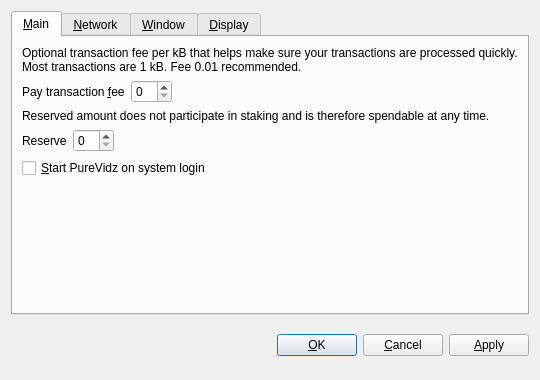
<?xml version="1.0" encoding="UTF-8"?>
<ui version="4.0">
 <class>OptionsDialog</class>
 <widget class="QDialog" name="OptionsDialog">
  <property name="geometry">
   <rect>
    <x>0</x>
    <y>0</y>
    <width>540</width>
    <height>380</height>
   </rect>
  </property>
  <property name="windowTitle">
   <string>Options</string>
  </property>
  <property name="modal">
   <bool>true</bool>
  </property>
  <layout class="QVBoxLayout" name="verticalLayout">
   <item>
    <widget class="QTabWidget" name="tabWidget">
     <property name="tabPosition">
      <enum>QTabWidget::North</enum>
     </property>
     <property name="currentIndex">
      <number>0</number>
     </property>
     <widget class="QWidget" name="tabMain">
      <attribute name="title">
       <string>&amp;Main</string>
      </attribute>
      <layout class="QVBoxLayout" name="verticalLayout_Main">
       <item>
        <widget class="QLabel" name="transactionFeeInfoLabel">
         <property name="text">
          <string>Optional transaction fee per kB that helps make sure your transactions are processed quickly. Most transactions are 1 kB. Fee 0.01 recommended.</string>
         </property>
         <property name="textFormat">
          <enum>Qt::PlainText</enum>
         </property>
         <property name="wordWrap">
          <bool>true</bool>
         </property>
        </widget>
       </item>
       <item>
        <layout class="QHBoxLayout" name="horizontalLayoutFee">
         <item>
          <widget class="QLabel" name="transactionFeeLabel">
           <property name="text">
            <string>Pay transaction &amp;fee</string>
           </property>
           <property name="textFormat">
            <enum>Qt::PlainText</enum>
           </property>
           <property name="buddy">
            <cstring>transactionFee</cstring>
           </property>
          </widget>
         </item>
         <item>
          <widget class="BitcoinAmountField" name="transactionFee"/>
         </item>
         <item>
          <spacer name="horizontalSpacerFee">
           <property name="orientation">
            <enum>Qt::Horizontal</enum>
           </property>
           <property name="sizeHint" stdset="0">
            <size>
             <width>40</width>
             <height>20</height>
            </size>
           </property>
          </spacer>
         </item>
        </layout>
       </item>
       <item>
        <widget class="QLabel" name="reserveBalanceInfoLabel">
         <property name="text">
          <string>Reserved amount does not participate in staking and is therefore spendable at any time.</string>
         </property>
         <property name="textFormat">
          <enum>Qt::PlainText</enum>
         </property>
         <property name="wordWrap">
          <bool>true</bool>
         </property>
        </widget>
       </item>
       <item>
        <layout class="QHBoxLayout" name="horizontalLayoutReserveBalance">
         <item>
          <widget class="QLabel" name="reserveBalanceLabel">
           <property name="text">
            <string>Reserve</string>
           </property>
           <property name="textFormat">
            <enum>Qt::PlainText</enum>
           </property>
           <property name="buddy">
            <cstring>reserveBalance</cstring>
           </property>
          </widget>
         </item>
         <item>
          <widget class="BitcoinAmountField" name="reserveBalance"/>
         </item>
         <item>
          <spacer name="horizontalSpacerReserveBalance">
           <property name="orientation">
            <enum>Qt::Horizontal</enum>
           </property>
           <property name="sizeHint" stdset="0">
            <size>
             <width>40</width>
             <height>20</height>
            </size>
           </property>
          </spacer>
         </item>
        </layout>
       </item>
       <item>
        <widget class="QCheckBox" name="bitcoinAtStartup">
         <property name="toolTip">
          <string>Automatically start PureVidz after logging in to the system.</string>
         </property>
         <property name="text">
          <string>&amp;Start PureVidz on system login</string>
         </property>
        </widget>
       </item>
       <item>
        <spacer name="verticalSpacer_Main">
         <property name="orientation">
          <enum>Qt::Vertical</enum>
         </property>
         <property name="sizeHint" stdset="0">
          <size>
           <width>20</width>
           <height>40</height>
          </size>
         </property>
        </spacer>
       </item>
      </layout>
     </widget>
     <widget class="QWidget" name="tabNetwork">
      <attribute name="title">
       <string>&amp;Network</string>
      </attribute>
      <layout class="QVBoxLayout" name="verticalLayout_Network">
       <item>
        <widget class="QCheckBox" name="mapPortUpnp">
         <property name="toolTip">
          <string>Automatically open the PureVidz client port on the router. This only works when your router supports UPnP and it is enabled.</string>
         </property>
         <property name="text">
          <string>Map port using &amp;UPnP</string>
         </property>
        </widget>
       </item>
       <item>
        <widget class="QCheckBox" name="connectSocks">
         <property name="toolTip">
          <string>Connect to the PureVidz network through a SOCKS5 proxy (e.g. when connecting through Tor).</string>
         </property>
         <property name="text">
          <string>&amp;Connect through SOCKS5 proxy:</string>
         </property>
        </widget>
       </item>
       <item>
        <layout class="QHBoxLayout" name="horizontalLayout_Network">
         <item>
          <widget class="QLabel" name="proxyIpLabel">
           <property name="text">
            <string>Proxy &amp;IP:</string>
           </property>
           <property name="textFormat">
            <enum>Qt::PlainText</enum>
           </property>
           <property name="buddy">
            <cstring>proxyIp</cstring>
           </property>
          </widget>
         </item>
         <item>
          <widget class="QValidatedLineEdit" name="proxyIp">
           <property name="maximumSize">
            <size>
             <width>140</width>
             <height>16777215</height>
            </size>
           </property>
           <property name="toolTip">
            <string>IP address of the proxy (e.g. 127.0.0.1)</string>
           </property>
          </widget>
         </item>
         <item>
          <widget class="QLabel" name="proxyPortLabel">
           <property name="text">
            <string>&amp;Port:</string>
           </property>
           <property name="textFormat">
            <enum>Qt::PlainText</enum>
           </property>
           <property name="buddy">
            <cstring>proxyPort</cstring>
           </property>
          </widget>
         </item>
         <item>
          <widget class="QLineEdit" name="proxyPort">
           <property name="maximumSize">
            <size>
             <width>55</width>
             <height>16777215</height>
            </size>
           </property>
           <property name="toolTip">
            <string>Port of the proxy (e.g. 9050)</string>
           </property>
          </widget>
         </item>
         <item>
          <spacer name="horizontalSpacer_Network">
           <property name="orientation">
            <enum>Qt::Horizontal</enum>
           </property>
           <property name="sizeHint" stdset="0">
            <size>
             <width>40</width>
             <height>20</height>
            </size>
           </property>
          </spacer>
         </item>
        </layout>
       </item>
       <item>
        <spacer name="verticalSpacer_Network">
         <property name="orientation">
          <enum>Qt::Vertical</enum>
         </property>
         <property name="sizeHint" stdset="0">
          <size>
           <width>20</width>
           <height>40</height>
          </size>
         </property>
        </spacer>
       </item>
      </layout>
     </widget>
     <widget class="QWidget" name="tabWindow">
      <attribute name="title">
       <string>&amp;Window</string>
      </attribute>
      <layout class="QVBoxLayout" name="verticalLayout_Window">
       <item>
        <widget class="QCheckBox" name="minimizeToTray">
         <property name="toolTip">
          <string>Show only a tray icon after minimizing the window.</string>
         </property>
         <property name="text">
          <string>&amp;Minimize to the tray instead of the taskbar</string>
         </property>
        </widget>
       </item>
       <item>
        <widget class="QCheckBox" name="minimizeOnClose">
         <property name="toolTip">
          <string>Minimize instead of exit the application when the window is closed. When this option is enabled, the application will be closed only after selecting Quit in the menu.</string>
         </property>
         <property name="text">
          <string>M&amp;inimize on close</string>
         </property>
        </widget>
       </item>
       <item>
        <spacer name="verticalSpacer_Window">
         <property name="orientation">
          <enum>Qt::Vertical</enum>
         </property>
         <property name="sizeHint" stdset="0">
          <size>
           <width>20</width>
           <height>40</height>
          </size>
         </property>
        </spacer>
       </item>
      </layout>
     </widget>
     <widget class="QWidget" name="tabDisplay">
      <attribute name="title">
       <string>&amp;Display</string>
      </attribute>
      <layout class="QVBoxLayout" name="verticalLayout_Display">
       <item>
        <layout class="QHBoxLayout" name="horizontalLayout_1_Display">
         <item>
          <widget class="QLabel" name="langLabel">
           <property name="text">
            <string>User Interface &amp;language:</string>
           </property>
           <property name="textFormat">
            <enum>Qt::PlainText</enum>
           </property>
           <property name="buddy">
            <cstring>lang</cstring>
           </property>
          </widget>
         </item>
         <item>
          <widget class="QValueComboBox" name="lang">
           <property name="toolTip">
            <string>The user interface language can be set here. This setting will take effect after restarting PureVidz.</string>
           </property>
          </widget>
         </item>
        </layout>
       </item>
       <item>
        <layout class="QHBoxLayout" name="horizontalLayout_2_Display">
         <item>
          <widget class="QLabel" name="unitLabel">
           <property name="text">
            <string>&amp;Unit to show amounts in:</string>
           </property>
           <property name="textFormat">
            <enum>Qt::PlainText</enum>
           </property>
           <property name="buddy">
            <cstring>unit</cstring>
           </property>
          </widget>
         </item>
         <item>
          <widget class="QValueComboBox" name="unit">
           <property name="toolTip">
            <string>Choose the default subdivision unit to show in the interface and when sending coins.</string>
           </property>
          </widget>
         </item>
        </layout>
       </item>
       <item>
        <widget class="QCheckBox" name="coinControlFeatures">
         <property name="toolTip">
          <string>Whether to show coin control features or not.</string>
         </property>
         <property name="text">
          <string>Display coin &amp;control features (experts only!)</string>
         </property>
        </widget>
       </item>
       <item>
        <widget class="QCheckBox" name="useBlackTheme">
         <property name="text">
          <string>Use black visual theme (requires restart)</string>
         </property>
        </widget>
       </item>
       <item>
        <spacer name="verticalSpacer_Display">
         <property name="orientation">
          <enum>Qt::Vertical</enum>
         </property>
         <property name="sizeHint" stdset="0">
          <size>
           <width>20</width>
           <height>40</height>
          </size>
         </property>
        </spacer>
       </item>
      </layout>
     </widget>
    </widget>
   </item>
   <item>
    <layout class="QHBoxLayout" name="horizontalLayout_Buttons">
     <item>
      <spacer name="horizontalSpacer_1">
       <property name="orientation">
        <enum>Qt::Horizontal</enum>
       </property>
       <property name="sizeHint" stdset="0">
        <size>
         <width>40</width>
         <height>48</height>
        </size>
       </property>
      </spacer>
     </item>
     <item>
      <widget class="QLabel" name="statusLabel">
       <property name="font">
        <font>
         <weight>75</weight>
         <bold>true</bold>
        </font>
       </property>
       <property name="text">
        <string/>
       </property>
       <property name="textFormat">
        <enum>Qt::PlainText</enum>
       </property>
       <property name="wordWrap">
        <bool>true</bool>
       </property>
      </widget>
     </item>
     <item>
      <spacer name="horizontalSpacer_2">
       <property name="orientation">
        <enum>Qt::Horizontal</enum>
       </property>
       <property name="sizeHint" stdset="0">
        <size>
         <width>40</width>
         <height>48</height>
        </size>
       </property>
      </spacer>
     </item>
     <item>
      <widget class="QPushButton" name="okButton">
       <property name="text">
        <string>&amp;OK</string>
       </property>
      </widget>
     </item>
     <item>
      <widget class="QPushButton" name="cancelButton">
       <property name="text">
        <string>&amp;Cancel</string>
       </property>
       <property name="autoDefault">
        <bool>false</bool>
       </property>
      </widget>
     </item>
     <item>
      <widget class="QPushButton" name="applyButton">
       <property name="text">
        <string>&amp;Apply</string>
       </property>
       <property name="autoDefault">
        <bool>false</bool>
       </property>
      </widget>
     </item>
    </layout>
   </item>
  </layout>
 </widget>
 <customwidgets>
  <customwidget>
   <class>BitcoinAmountField</class>
   <extends>QSpinBox</extends>
   <header>bitcoinamountfield.h</header>
  </customwidget>
  <customwidget>
   <class>QValueComboBox</class>
   <extends>QComboBox</extends>
   <header>qvaluecombobox.h</header>
  </customwidget>
  <customwidget>
   <class>QValidatedLineEdit</class>
   <extends>QLineEdit</extends>
   <header>qvalidatedlineedit.h</header>
  </customwidget>
 </customwidgets>
 <resources/>
 <connections/>
</ui>
